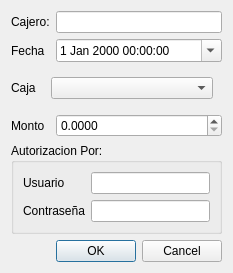
<?xml version="1.0" encoding="UTF-8"?>
<ui version="4.0">
 <class>frmApertura</class>
 <widget class="QDialog" name="frmApertura">
  <property name="windowModality">
   <enum>Qt::ApplicationModal</enum>
  </property>
  <property name="geometry">
   <rect>
    <x>0</x>
    <y>0</y>
    <width>216</width>
    <height>250</height>
   </rect>
  </property>
  <property name="windowTitle">
   <string>Apertura de Caja</string>
  </property>
  <layout class="QGridLayout" name="gridLayout">
   <item row="0" column="0">
    <widget class="QLabel" name="label_4">
     <property name="text">
      <string>Cajero:</string>
     </property>
    </widget>
   </item>
   <item row="0" column="1">
    <widget class="QLineEdit" name="txtUsuario">
     <property name="readOnly">
      <bool>false</bool>
     </property>
    </widget>
   </item>
   <item row="1" column="0">
    <widget class="QLabel" name="label_3">
     <property name="text">
      <string>Fecha</string>
     </property>
    </widget>
   </item>
   <item row="1" column="1">
    <widget class="QDateTimeEdit" name="dtFechaTime">
     <property name="calendarPopup">
      <bool>true</bool>
     </property>
    </widget>
   </item>
   <item row="2" column="0" colspan="2">
    <layout class="QHBoxLayout" name="horizontalLayout_3">
     <item>
      <widget class="QLabel" name="label">
       <property name="text">
        <string>Caja</string>
       </property>
      </widget>
     </item>
     <item>
      <widget class="QStackedWidget" name="swcaja">
       <property name="maximumSize">
        <size>
         <width>16777215</width>
         <height>200</height>
        </size>
       </property>
       <property name="currentIndex">
        <number>0</number>
       </property>
       <widget class="QWidget" name="page">
        <layout class="QHBoxLayout" name="horizontalLayout">
         <item>
          <widget class="QComboBox" name="cbcaja"/>
         </item>
        </layout>
       </widget>
       <widget class="QWidget" name="page_2">
        <layout class="QHBoxLayout" name="horizontalLayout_2">
         <item>
          <widget class="QLineEdit" name="txtcaja">
           <property name="readOnly">
            <bool>false</bool>
           </property>
          </widget>
         </item>
        </layout>
       </widget>
      </widget>
     </item>
    </layout>
   </item>
   <item row="3" column="0">
    <widget class="QLabel" name="label_2">
     <property name="text">
      <string>Monto</string>
     </property>
    </widget>
   </item>
   <item row="3" column="1">
    <widget class="QDoubleSpinBox" name="txtMonto">
     <property name="decimals">
      <number>4</number>
     </property>
     <property name="maximum">
      <double>1000000000.000000000000000</double>
     </property>
    </widget>
   </item>
   <item row="4" column="0" colspan="2">
    <widget class="QGroupBox" name="groupBox">
     <property name="title">
      <string>Autorizacion Por:</string>
     </property>
     <layout class="QGridLayout" name="gridLayout_2">
      <item row="0" column="0">
       <widget class="QLabel" name="label_5">
        <property name="text">
         <string>Usuario</string>
        </property>
       </widget>
      </item>
      <item row="0" column="1">
       <widget class="QLineEdit" name="txtUser">
        <property name="readOnly">
         <bool>false</bool>
        </property>
       </widget>
      </item>
      <item row="1" column="0">
       <widget class="QLabel" name="label_6">
        <property name="text">
         <string>Contraseña</string>
        </property>
       </widget>
      </item>
      <item row="1" column="1">
       <widget class="QLineEdit" name="txtPassword">
        <property name="readOnly">
         <bool>false</bool>
        </property>
       </widget>
      </item>
     </layout>
    </widget>
   </item>
   <item row="5" column="1">
    <widget class="QDialogButtonBox" name="buttonBox">
     <property name="orientation">
      <enum>Qt::Horizontal</enum>
     </property>
     <property name="standardButtons">
      <set>QDialogButtonBox::Cancel|QDialogButtonBox::Ok</set>
     </property>
    </widget>
   </item>
  </layout>
 </widget>
 <tabstops>
  <tabstop>txtUsuario</tabstop>
  <tabstop>dtFechaTime</tabstop>
  <tabstop>cbcaja</tabstop>
  <tabstop>txtMonto</tabstop>
  <tabstop>buttonBox</tabstop>
 </tabstops>
 <resources/>
 <connections>
  <connection>
   <sender>buttonBox</sender>
   <signal>accepted()</signal>
   <receiver>frmApertura</receiver>
   <slot>accept()</slot>
   <hints>
    <hint type="sourcelabel">
     <x>248</x>
     <y>254</y>
    </hint>
    <hint type="destinationlabel">
     <x>157</x>
     <y>274</y>
    </hint>
   </hints>
  </connection>
  <connection>
   <sender>buttonBox</sender>
   <signal>rejected()</signal>
   <receiver>frmApertura</receiver>
   <slot>reject()</slot>
   <hints>
    <hint type="sourcelabel">
     <x>316</x>
     <y>260</y>
    </hint>
    <hint type="destinationlabel">
     <x>286</x>
     <y>274</y>
    </hint>
   </hints>
  </connection>
 </connections>
</ui>
